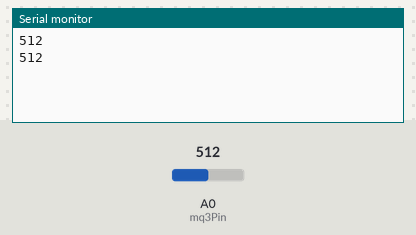
The sketch below on a simulated Arduino Uno, built with avr-gcc and run on an emulated ATmega328P. On the bench: the last lines printed to the serial monitor. Inputs (shaded band) come from the test bench; at power-on: A0 (mq3Pin) = 512.

Above: at 1.8 s.
1.9 s: A0 (mq3Pin) set to 716
At 2.3 s:
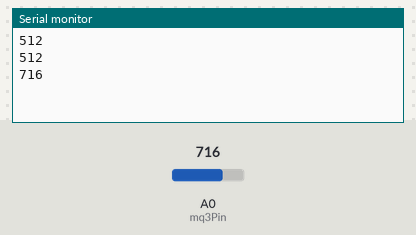
3.4 s: A0 (mq3Pin) set to 900
At 4.8 s:
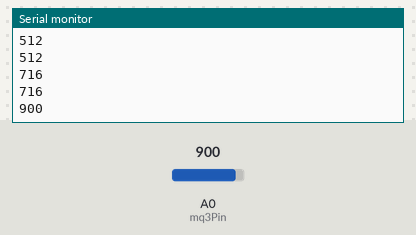
Timing chart, 0 to 6.4 s (numbered marks = the images above; inputs shaded):
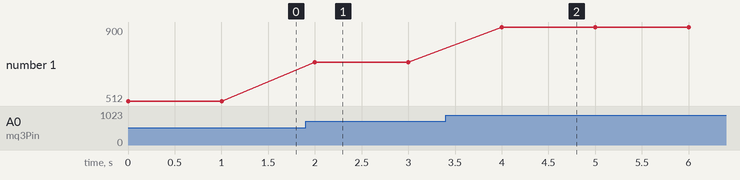

The sketch:

MQ3val.ino
```cpp
// Define the analog pin connected to the MQ3 sensor
const int mq3Pin = A0;

void setup() {
 // Start serial communication at 9600 baud rate
 Serial.begin(9600);
}

void loop() {
 // Read the analog value from the MQ3 sensor
 int mq3Value = analogRead(mq3Pin);

 // Send the value to the Raspberry Pi
 Serial.println(mq3Value);

 // Wait for a short period before the next reading
 delay(1000);
}
```

Measured:
- after the input at 1.9 s, the serial monitor: prints a new line after 0.10 s (image 1)
- after the input at 3.4 s, the serial monitor: prints a new line after 0.60 s (image 2)
- plotted number 1: 512 → 716 after the input at 1.9 s, 716 → 900 after the input at 3.4 s
